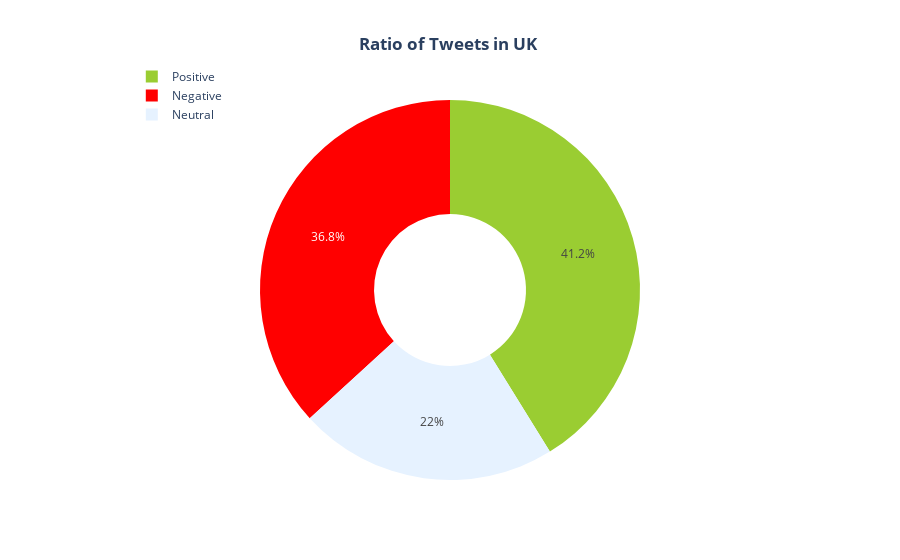

Notebook code for this chart:
### Code cell
#PIE chart of tweets in UK

# positive df 
pos_len = len(composite_df[(composite_df.composite_sentiment == 'Positive') & (composite_df.location == 'UK')].axes[0])

# negative df
neu_len = len(composite_df[(composite_df.composite_sentiment == 'Neutral') & (composite_df.location == 'UK')].axes[0])

# neutral df
neg_len = len(composite_df[(composite_df.composite_sentiment == 'Negative') & (composite_df.location == 'UK')].axes[0])

data = {
   "values": [pos_len, neg_len, neu_len],
   "labels": ['Positive', 'Negative', 'Neutral'],
   "domain": {"column": 0},
   "name": "UK",
   "hoverinfo":"label+percent+name",
   "hole": .4,
   "type": "pie",
    "marker": {'colors': ['#9ACD32', '#ff0000', '#e6f2ff']}

}
layout = go.Layout(title="<b>Ratio of Tweets in UK </b><br>", legend=dict(x=0.07, y=1.1))  #, orientation="h"

data = [data]
fig = go.Figure(data = data, layout = layout)
fig.update_layout(title_x=0.5)
fig.show()

### Figure 1 — Plotly figure (JSON) as saved in the notebook; plotly's stock layout.template omitted (floating-point values rounded to 4 significant figures)
{"data": [{"domain": {"column": 0}, "name": "UK", "labels": ["Positive", "Negative", "Neutral"], "values": [187, 167, 100], "hoverinfo": "label+percent+name", "marker": {"colors": ["#9ACD32", "#ff0000", "#e6f2ff"]}, "hole": 0.4, "type": "pie"}], "layout": {"legend": {"y": 1.1, "x": 0.07}, "title": {"text": "<b>Ratio of Tweets in UK </b><br>", "x": 0.5}}}
